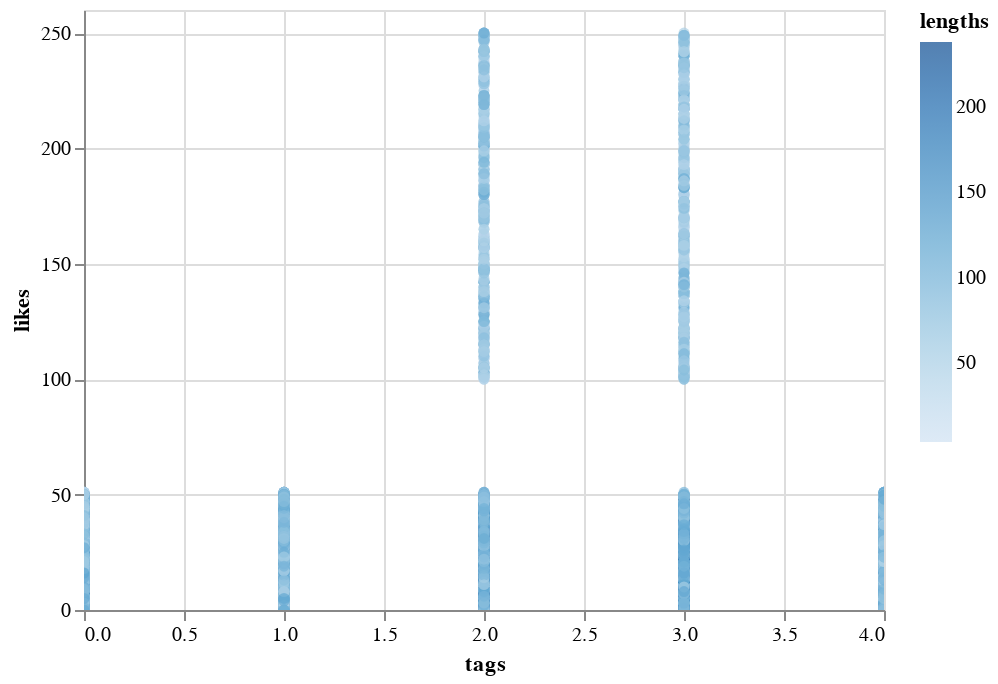

The code cell stored with this chart in its notebook:
### Code cell
altair.Chart(frame).mark_circle().encode(
    x='tags',
    y='likes',
    color='lengths',
    tooltip=['lengths', 'likes', 'tags']
).interactive()

### Figure 1 — Vega-Lite specification as saved in the notebook (floating-point values rounded to 4 significant figures; data arrays with more than 128 entries replaced by an {"elided": "..."} marker saying what was removed)
{"config": {"view": {"continuousWidth": 400, "continuousHeight": 300}}, "data": {"name": "data-d70a32a5414864f231ffe8208432bf33"}, "mark": "circle", "encoding": {"color": {"type": "quantitative", "field": "lengths"}, "tooltip": [{"type": "quantitative", "field": "lengths"}, {"type": "quantitative", "field": "likes"}, {"type": "quantitative", "field": "tags"}], "x": {"type": "quantitative", "field": "tags"}, "y": {"type": "quantitative", "field": "likes"}}, "selection": {"selector002": {"type": "interval", "bind": "scales", "encodings": ["x", "y"]}}, "$schema": "https://vega.github.io/schema/vega-lite/v4.8.1.json", "datasets": {"data-d70a32a5414864f231ffe8208432bf33": {"elided": "6238 records"}}}
